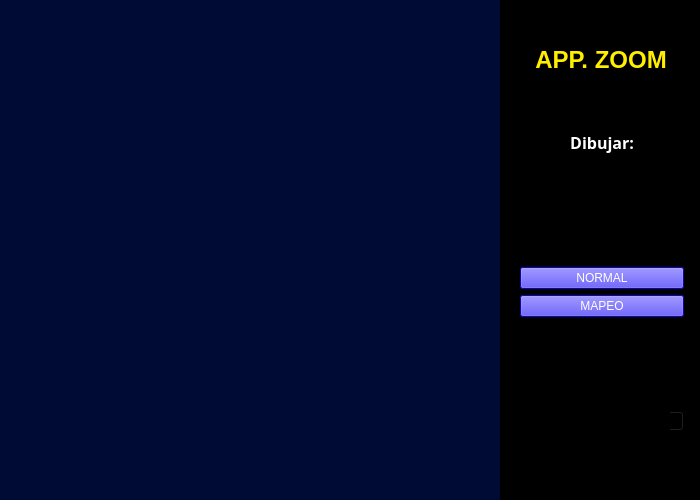
<?xml version="1.0" encoding="UTF-8"?>
<ui version="4.0">
 <class>Widget</class>
 <widget class="QWidget" name="Widget">
  <property name="geometry">
   <rect>
    <x>0</x>
    <y>0</y>
    <width>700</width>
    <height>500</height>
   </rect>
  </property>
  <property name="palette">
   <palette>
    <active>
     <colorrole role="WindowText">
      <brush brushstyle="SolidPattern">
       <color alpha="255">
        <red>255</red>
        <green>255</green>
        <blue>255</blue>
       </color>
      </brush>
     </colorrole>
     <colorrole role="Text">
      <brush brushstyle="SolidPattern">
       <color alpha="255">
        <red>255</red>
        <green>255</green>
        <blue>255</blue>
       </color>
      </brush>
     </colorrole>
     <colorrole role="ButtonText">
      <brush brushstyle="SolidPattern">
       <color alpha="255">
        <red>255</red>
        <green>255</green>
        <blue>255</blue>
       </color>
      </brush>
     </colorrole>
     <colorrole role="Window">
      <brush brushstyle="SolidPattern">
       <color alpha="255">
        <red>0</red>
        <green>11</green>
        <blue>53</blue>
       </color>
      </brush>
     </colorrole>
    </active>
    <inactive>
     <colorrole role="WindowText">
      <brush brushstyle="SolidPattern">
       <color alpha="255">
        <red>255</red>
        <green>255</green>
        <blue>255</blue>
       </color>
      </brush>
     </colorrole>
     <colorrole role="Text">
      <brush brushstyle="SolidPattern">
       <color alpha="255">
        <red>255</red>
        <green>255</green>
        <blue>255</blue>
       </color>
      </brush>
     </colorrole>
     <colorrole role="ButtonText">
      <brush brushstyle="SolidPattern">
       <color alpha="255">
        <red>255</red>
        <green>255</green>
        <blue>255</blue>
       </color>
      </brush>
     </colorrole>
     <colorrole role="Window">
      <brush brushstyle="SolidPattern">
       <color alpha="255">
        <red>0</red>
        <green>11</green>
        <blue>53</blue>
       </color>
      </brush>
     </colorrole>
    </inactive>
    <disabled>
     <colorrole role="Base">
      <brush brushstyle="SolidPattern">
       <color alpha="255">
        <red>0</red>
        <green>11</green>
        <blue>53</blue>
       </color>
      </brush>
     </colorrole>
     <colorrole role="Window">
      <brush brushstyle="SolidPattern">
       <color alpha="255">
        <red>0</red>
        <green>11</green>
        <blue>53</blue>
       </color>
      </brush>
     </colorrole>
    </disabled>
   </palette>
  </property>
  <property name="windowTitle">
   <string>APP ZOOM</string>
  </property>
  <widget class="QWidget" name="widget" native="true">
   <property name="geometry">
    <rect>
     <x>500</x>
     <y>0</y>
     <width>200</width>
     <height>500</height>
    </rect>
   </property>
   <property name="palette">
    <palette>
     <active>
      <colorrole role="Button">
       <brush brushstyle="SolidPattern">
        <color alpha="255">
         <red>0</red>
         <green>0</green>
         <blue>0</blue>
        </color>
       </brush>
      </colorrole>
      <colorrole role="Base">
       <brush brushstyle="SolidPattern">
        <color alpha="255">
         <red>0</red>
         <green>0</green>
         <blue>0</blue>
        </color>
       </brush>
      </colorrole>
      <colorrole role="Window">
       <brush brushstyle="SolidPattern">
        <color alpha="255">
         <red>0</red>
         <green>0</green>
         <blue>0</blue>
        </color>
       </brush>
      </colorrole>
     </active>
     <inactive>
      <colorrole role="Button">
       <brush brushstyle="SolidPattern">
        <color alpha="255">
         <red>0</red>
         <green>0</green>
         <blue>0</blue>
        </color>
       </brush>
      </colorrole>
      <colorrole role="Base">
       <brush brushstyle="SolidPattern">
        <color alpha="255">
         <red>0</red>
         <green>0</green>
         <blue>0</blue>
        </color>
       </brush>
      </colorrole>
      <colorrole role="Window">
       <brush brushstyle="SolidPattern">
        <color alpha="255">
         <red>0</red>
         <green>0</green>
         <blue>0</blue>
        </color>
       </brush>
      </colorrole>
     </inactive>
     <disabled>
      <colorrole role="Button">
       <brush brushstyle="SolidPattern">
        <color alpha="255">
         <red>0</red>
         <green>0</green>
         <blue>0</blue>
        </color>
       </brush>
      </colorrole>
      <colorrole role="Base">
       <brush brushstyle="SolidPattern">
        <color alpha="255">
         <red>0</red>
         <green>0</green>
         <blue>0</blue>
        </color>
       </brush>
      </colorrole>
      <colorrole role="Window">
       <brush brushstyle="SolidPattern">
        <color alpha="255">
         <red>0</red>
         <green>0</green>
         <blue>0</blue>
        </color>
       </brush>
      </colorrole>
     </disabled>
    </palette>
   </property>
   <property name="styleSheet">
    <string notr="true">background-color: rgb(0, 0, 0);</string>
   </property>
   <widget class="QWidget" name="layoutWidget">
    <property name="geometry">
     <rect>
      <x>20</x>
      <y>101</y>
      <width>164</width>
      <height>331</height>
     </rect>
    </property>
    <layout class="QGridLayout" name="gridLayout">
     <item row="1" column="0">
      <widget class="QLabel" name="label">
       <property name="font">
        <font>
         <family>Sans Serif Collection</family>
         <pointsize>12</pointsize>
         <bold>true</bold>
        </font>
       </property>
       <property name="styleSheet">
        <string notr="true">color: rgb(255, 255, 255);</string>
       </property>
       <property name="text">
        <string>Dibujar:</string>
       </property>
       <property name="alignment">
        <set>Qt::AlignCenter</set>
       </property>
      </widget>
     </item>
     <item row="6" column="0">
      <widget class="QPushButton" name="btnMapeo">
       <property name="styleSheet">
        <string notr="true">color: rgb(255, 255, 255);
background-color: rgb(20, 3, 255);</string>
       </property>
       <property name="text">
        <string>MAPEO</string>
       </property>
      </widget>
     </item>
     <item row="8" column="0">
      <widget class="QDoubleSpinBox" name="sbEscala">
       <property name="minimum">
        <double>0.010000000000000</double>
       </property>
       <property name="maximum">
        <double>2.000000000000000</double>
       </property>
       <property name="singleStep">
        <double>0.010000000000000</double>
       </property>
       <property name="value">
        <double>1.000000000000000</double>
       </property>
      </widget>
     </item>
     <item row="4" column="0">
      <widget class="QRadioButton" name="rbDinosaurio">
       <property name="text">
        <string>Dinosaurio</string>
       </property>
      </widget>
     </item>
     <item row="5" column="0">
      <widget class="QPushButton" name="btnNormal">
       <property name="styleSheet">
        <string notr="true">color: rgb(255, 255, 255);
background-color: rgb(20, 3, 255);</string>
       </property>
       <property name="text">
        <string>NORMAL</string>
       </property>
      </widget>
     </item>
     <item row="2" column="0">
      <widget class="QRadioButton" name="rbTriangulo">
       <property name="text">
        <string>Triangulo</string>
       </property>
      </widget>
     </item>
     <item row="3" column="0">
      <widget class="QRadioButton" name="rbEstrella">
       <property name="text">
        <string>Estrella</string>
       </property>
      </widget>
     </item>
     <item row="7" column="0">
      <widget class="QLabel" name="label_2">
       <property name="font">
        <font>
         <family>Sans Serif Collection</family>
         <pointsize>12</pointsize>
         <bold>true</bold>
        </font>
       </property>
       <property name="text">
        <string>Zoom:</string>
       </property>
       <property name="alignment">
        <set>Qt::AlignCenter</set>
       </property>
      </widget>
     </item>
    </layout>
   </widget>
   <widget class="QLabel" name="label_3">
    <property name="geometry">
     <rect>
      <x>20</x>
      <y>40</y>
      <width>162</width>
      <height>40</height>
     </rect>
    </property>
    <property name="font">
     <font>
      <pointsize>18</pointsize>
      <bold>true</bold>
     </font>
    </property>
    <property name="styleSheet">
     <string notr="true">color: rgb(255, 255, 255);
color: rgb(255, 238, 0);</string>
    </property>
    <property name="text">
     <string>APP. ZOOM</string>
    </property>
    <property name="alignment">
     <set>Qt::AlignCenter</set>
    </property>
   </widget>
  </widget>
 </widget>
 <resources/>
 <connections/>
</ui>
